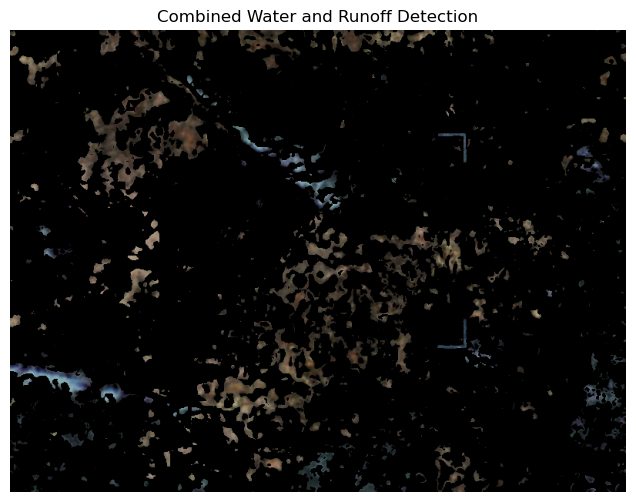
#> input picture Method-2/output2.png, 636 x 502 px, found by its file name
$ jupyter execute merging.ipynb
#> lines starting #> are read from the running program, lines starting #| are printed output that depends on the picture; after the words box and inside, x2 and y2 are one past the last pixel; in counts of white or black regions, pixels touching at a corner belong together
[cell 1]
import cv2
import numpy as np
import matplotlib.pyplot as plt

# Load images
runoff_img = cv2.imread("/mnt/data/output2.png")
#> runoff_img is the input picture: shape (502, 636, 3); mean B, G, R 33, 33.7, 34.3
veg_img = cv2.imread("/mnt/data/output5.png")
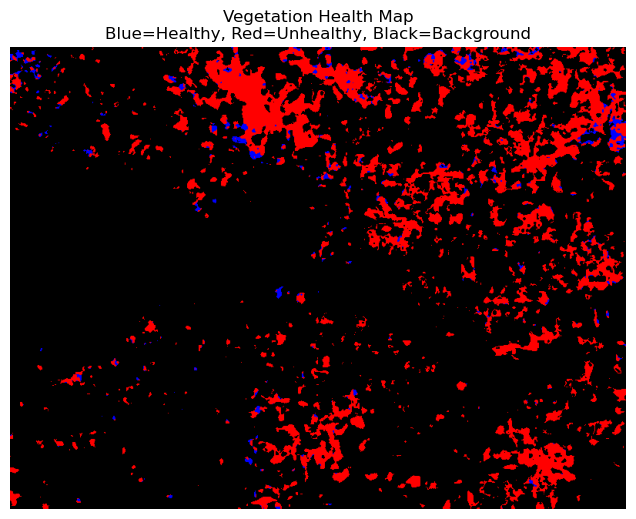
#> input picture Method-2/output5.png, 636 x 519 px, found by its file name
#> veg_img is the input picture: shape (519, 636, 3); mean B, G, R 35.4, 33.5, 61.1

# Resize vegetation image to match runoff image
veg_img = cv2.resize(veg_img, (runoff_img.shape[1], runoff_img.shape[0]))
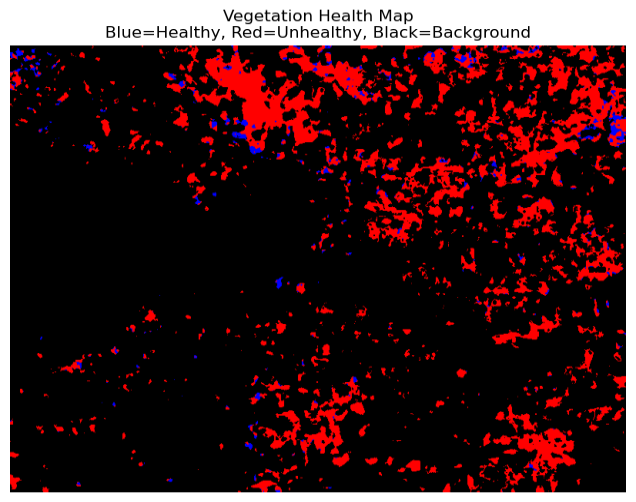
#> veg_img: shape (502, 636, 3); mean B, G, R 35.4, 33.5, 61.1

# Convert BGR to RGB
runoff_img = cv2.cvtColor(runoff_img, cv2.COLOR_BGR2RGB)
veg_img = cv2.cvtColor(veg_img, cv2.COLOR_BGR2RGB)

# 1. Detect unhealthy vegetation (Red in RGB)
unhealthy_mask = np.all(veg_img == [255, 0, 0], axis=-1).astype(np.uint8)
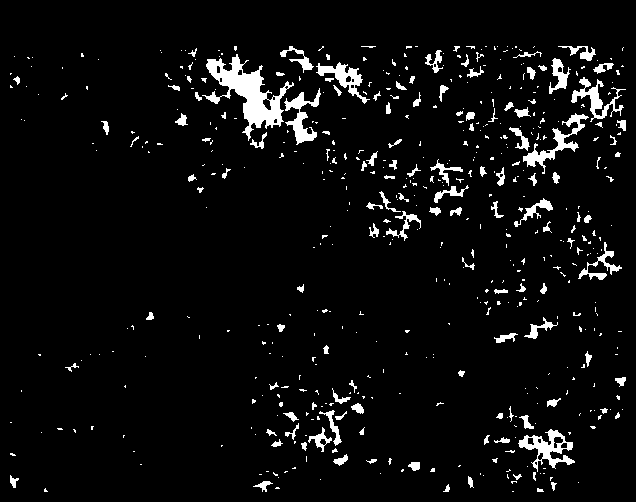
#> unhealthy_mask: shape (502, 636); values 0 (black) and 1 (white), 5.1% white; 534 white regions (405 under 20 px), largest, box (x1, y1, x2, y2) and area: (202, 54, 294, 141) 2530, (518, 429, 575, 472) 877, (523, 113, 589, 174) 835

# 2. Detect healthy vegetation (Blue)
healthy_mask = np.all(veg_img == [0, 0, 255], axis=-1).astype(np.uint8)
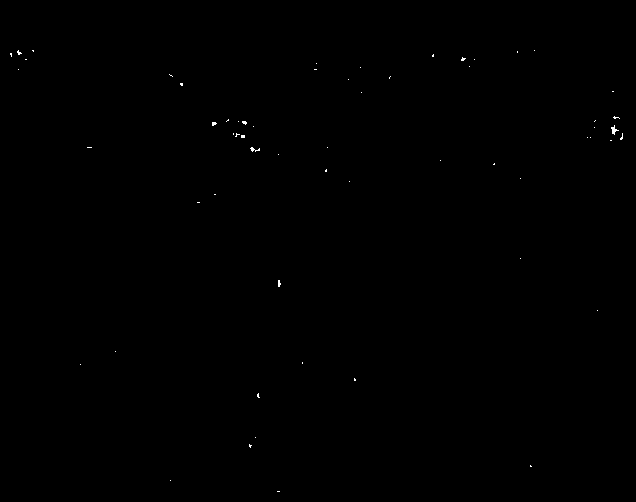
#> healthy_mask: shape (502, 636); values 0 (black) and 1 (white), 0.09% white in thin lines or dots, all inside (x1, y1, x2, y2) = (10, 50, 623, 492)

# 3. Detect runoff (bright areas in runoff image)
gray_runoff = cv2.cvtColor(runoff_img, cv2.COLOR_RGB2GRAY)
_, runoff_mask = cv2.threshold(gray_runoff, 50, 1, cv2.THRESH_BINARY)
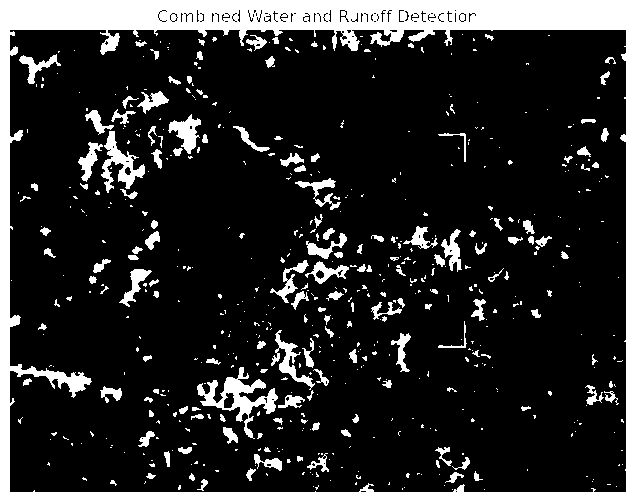
#> runoff_mask: shape (502, 636); values 0 (black) and 1 (white), 17.2% white; 573 white regions (416 under 20 px), largest, box (x1, y1, x2, y2) and area: (0, 0, 636, 502) 36627, (197, 367, 278, 439) 1671, (101, 131, 145, 193) 987

# 4. Create pixel-wise classification map
# Priority: Overlap > Unhealthy > Runoff > Healthy > Background
classification = np.zeros(runoff_mask.shape, dtype=np.uint8)
classification[healthy_mask == 1] = 1
classification[unhealthy_mask == 1] = 2
classification[runoff_mask == 1] = 3
classification[(unhealthy_mask == 1) & (runoff_mask == 1)] = 4  # Overlap

# Total visible area
visible_mask = ((veg_img != [0, 0, 0]).any(axis=-1) | (gray_runoff > 10)).astype(np.uint8)
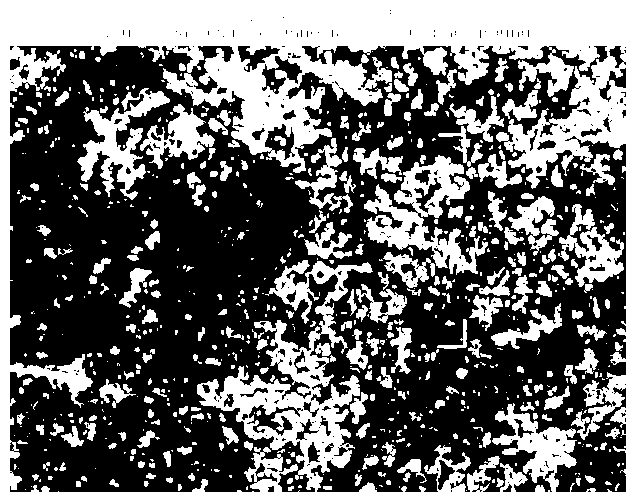
#> visible_mask: shape (502, 636); values 0 (black) and 1 (white), 41.8% white; 756 white regions (469 under 20 px), largest, box (x1, y1, x2, y2) and area: (0, 0, 636, 502) 87819, (364, 155, 488, 275) 5467, (77, 88, 170, 200) 3518
total_area = np.count_nonzero(visible_mask)
#> total_area = 133410

# Risky areas = unhealthy or runoff or both
risk_area = np.count_nonzero((classification == 2) | (classification == 3) | (classification == 4))

# Calculate % and level
percentage = (risk_area / total_area) * 100 if total_area else 0
#> percentage = 53.22

if percentage <= 10:
    level = "Very Low"
elif percentage <= 30:
    level = "Low"
elif percentage <= 50:
    level = "Moderate"
elif percentage <= 70:
    level = "High"
else:
    level = "Severe"

print(f"✅ Agricultural Risk Classification:")
print(f"   Total Area Analyzed: {total_area} pixels")
#|    Total Area Analyzed: 133410 pixels
print(f"   Risk Area: {risk_area} pixels")
print(f"   ⚠️ Percentage Risk: {percentage:.2f}% → Level: {level}")
#|    ⚠️ Percentage Risk: 53.22% → Level: High

# Make a colored risk map
final_map = np.zeros_like(runoff_img)
final_map[classification == 1] = [0, 0, 255]       # Healthy → Blue
final_map[classification == 2] = [255, 0, 0]       # Unhealthy → Red
final_map[classification == 3] = [0, 255, 255]     # Runoff → Cyan
final_map[classification == 4] = [255, 0, 255]     # Overlap → Magenta

# Display
plt.figure(figsize=(10, 6))
plt.title(f"🌾 Final Agricultural Risk Map → {level} ({percentage:.2f}%)")
plt.imshow(final_map)
plt.axis('off')
plt.show()
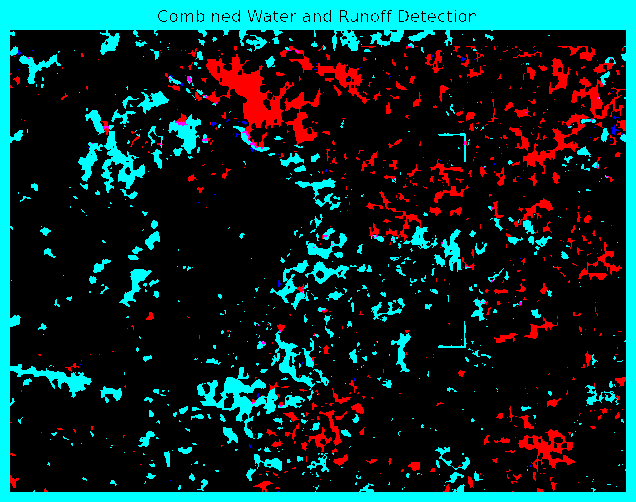
#> shown: shape (502, 636, 3); mean R, G, B 13.1, 43.7, 44.1
